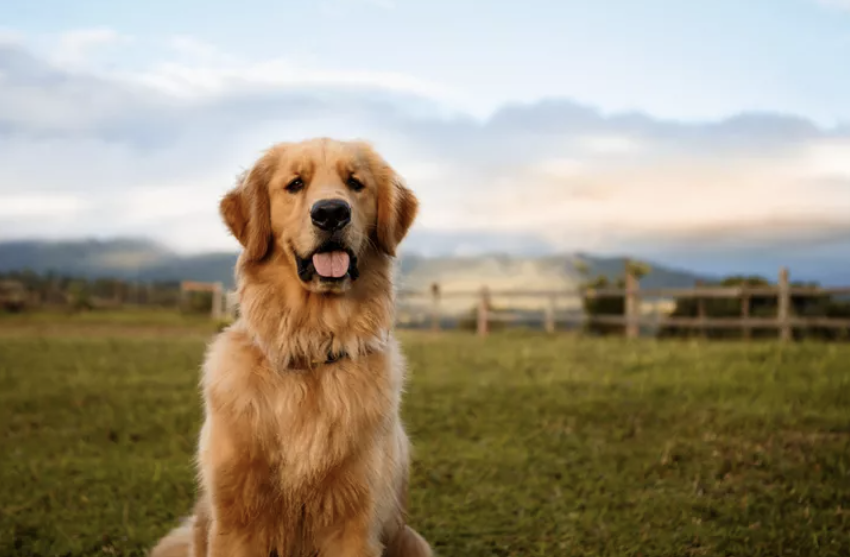
#> input picture hw3/images/dog.png, 850 x 557 px
$ python spatial.py
#> lines starting #> are read from the running program, lines starting #| are printed output that depends on the picture
import numpy as np
import cv2


def laplacian_kernel():

    # kernel 1
    kernel = np.array(
            [[0, -1, 0],
            [-1, 5, -1],
            [0, -1, 0]])

    # # kernel 2
    # kernel = np.array(
    #         [[-1, -1, -1],
    #         [-1, 9, -1],
    #         [-1, -1, -1]])

    return kernel


def convolution(img, kernel):

    n = kernel.shape[0]
    padding = n // 2
    padded_img = np.pad(img, padding, mode='constant')
    output = np.zeros_like(img)

    for i in range(img.shape[0]):
        for j in range(img.shape[1]):
            convolved = np.sum(padded_img[i:i+n, j:j+n] * kernel)
            output[i, j] = np.clip(convolved, 0, 1)

    return output


img = cv2.imread('images/dog.png', cv2.IMREAD_GRAYSCALE)
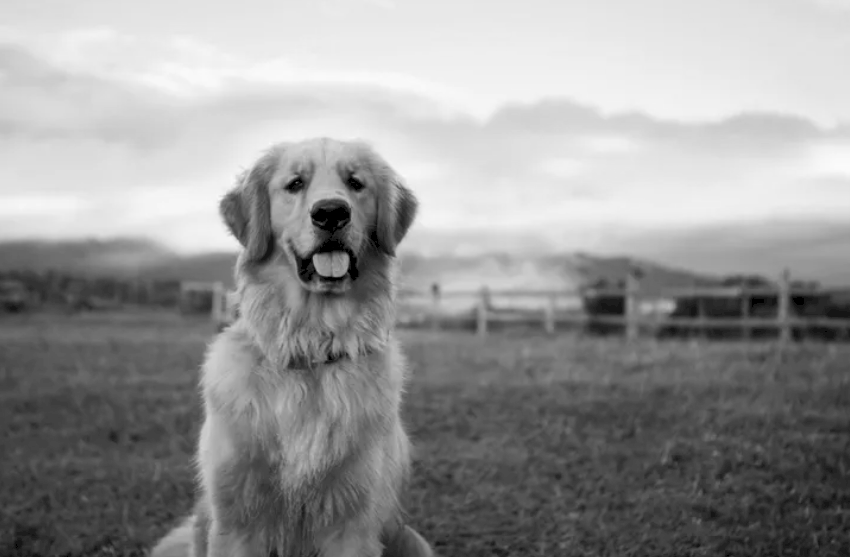
#> img: shape (557, 850); min 0, max 251, mean 150.1
img = img / 255

kernel = laplacian_kernel()
sharpened_img = convolution(img, kernel)

cv2.imshow('Original Image', img)
cv2.imshow('Sharpened Image (Spatial Domain)', sharpened_img)
cv2.waitKey(0)
cv2.destroyAllWindows()
